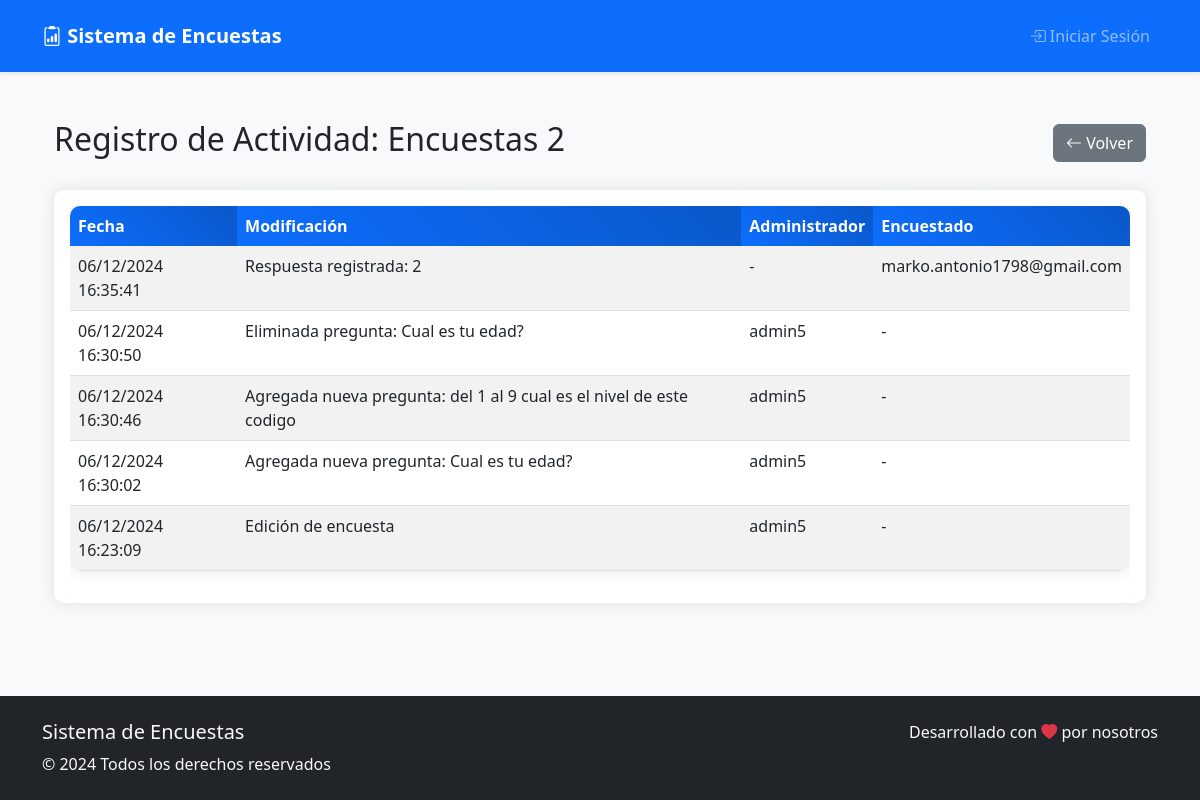
The page /log_formulario/1/ on the database its author committed.
### home/models.py (models this page shows, shortened)
class Encuesta(models.Model):
    Titulo = models.CharField(max_length=60)
    Descripcion = models.CharField(max_length=60, blank=True, null=True)
    ID_Administrador = models.ForeignKey(Administrador, on_delete=models.CASCADE,blank=True, null=True)
    class Meta:
        db_table = 'encuesta'

class Log(models.Model):
    ID_Encuesta = models.ForeignKey(Encuesta, on_delete=models.CASCADE,blank=True, null=True)
    ID_Encuestado = models.ForeignKey(Encuestado, on_delete=models.CASCADE,blank=True, null=True)
    ID_Respuesta = models.ForeignKey(Respuesta, on_delete=models.CASCADE,blank=True, null=True)
    ID_Administrador = models.ForeignKey(Administrador, on_delete=models.CASCADE,blank=True, null=True)
    Fecha = models.DateTimeField(auto_now_add=True)
    Modificacion = models.CharField(max_length=256)
    class Meta:
        db_table = 'log'

class Encuestado(models.Model):
    Correo = models.CharField(max_length=40)
    class Meta:
        db_table = 'encuestado'

class Administrador(models.Model):
    ID_Administrador = models.OneToOneField(User, on_delete=models.CASCADE, primary_key=True)
    Nombre = models.CharField(max_length=35)
    Usuario = models.CharField(max_length=40, unique=True)
    ID_Establecimiento = models.ForeignKey(Establecimiento, on_delete=models.CASCADE ,blank=True, null=True)
    class Meta:
        db_table = 'administrador'

### home/views.py (the view)
# urls.py: path('log_formulario/<int:id>/', views.log_formulario, name='log_formulario'),
def log_formulario(request, id):
    encuesta = get_object_or_404(Encuesta, id=id)
    logs = Log.objects.filter(ID_Encuesta=encuesta).order_by('-Fecha')
    return render(request, 'log_formulario.html', {
        'encuesta': encuesta,
        'logs': logs
    })

### home/templates/log_formulario.html
{% extends 'base.html' %}
{% block content %}
<div class="container mt-4">
    <div class="row">
        <div class="col-12">
            <div class="d-flex justify-content-between align-items-center mb-4">
                <h2>Registro de Actividad: {{ encuesta.Titulo }}</h2>
                <a href="{% url 'detalle_formulario' encuesta.id %}" class="btn btn-secondary">
                    <i class="bi bi-arrow-left"></i> Volver
                </a>
            </div>
            <div class="card">
                <div class="card-body">
                    <div class="table-responsive">
                        <table class="table table-striped">
                            <thead>
                                <tr>
                                    <th>Fecha</th>
                                    <th>Modificación</th>
                                    <th>Administrador</th>
                                    <th>Encuestado</th>
                                </tr>
                            </thead>
                            <tbody>
                                {% for log in logs %}
                                <tr>
                                    <td>{{ log.Fecha|date:"d/m/Y H:i:s" }}</td>
                                    <td>{{ log.Modificacion }}</td>
                                    <td>
                                        {% if log.ID_Administrador %}
                                            {{ log.ID_Administrador.Nombre }}
                                        {% else %}
                                            -
                                        {% endif %}
                                    </td>
                                    <td>
                                        {% if log.ID_Encuestado %}
                                            {{ log.ID_Encuestado.Correo }}
                                        {% else %}
                                            -
                                        {% endif %}
                                    </td>
                                </tr>
                                {% empty %}
                                <tr>
                                    <td colspan="4" class="text-center">No hay registros de actividad</td>
                                </tr>
                                {% endfor %}
                            </tbody>
                        </table>
                    </div>
                </div>
            </div>
        </div>
    </div>
</div>
{% endblock %}

### home/templates/base.html (shortened to what this page needs)
<!DOCTYPE html>
<html lang="es">
<head>
    {% load static %}
    <link href="https://cdn.jsdelivr.net/npm/bootstrap@5.3.0/dist/css/bootstrap.min.css" rel="stylesheet">
    <link rel="stylesheet" href="https://cdn.jsdelivr.net/npm/bootstrap-icons@1.11.0/font/bootstrap-icons.css">
    <link rel="stylesheet" href="{% static 'home/css/style.css' %}">
</head>
<body class="bg-light">
    <nav class="navbar navbar-expand-lg navbar-dark bg-primary shadow-sm">
        <div class="container">
            <a class="navbar-brand" href="{% url 'home' %}">
                <i class="bi bi-clipboard2-data"></i> Sistema de Encuestas
            </a>
            <div class="collapse navbar-collapse" id="navbarNav">
                <ul class="navbar-nav">
                    {% if user.is_authenticated %}
                        <li class="nav-item dropdown">
                            <a class="nav-link dropdown-toggle" href="#" role="button" data-bs-toggle="dropdown">
                                <i class="bi bi-person-circle"></i> {{ user.username }}
                            </a>
                            <ul class="dropdown-menu dropdown-menu-end">
                                <li><a class="dropdown-item" href="#"><i class="bi bi-person"></i> Mi Perfil</a></li>
                                <li><hr class="dropdown-divider"></li>
                                <li><a class="dropdown-item text-danger" href="{% url 'logout' %}">
                                    <i class="bi bi-box-arrow-right"></i> Cerrar Sesión
                                </a></li>
                            </ul>
                        </li>
                    {% else %}
                        <li class="nav-item">
                            <a class="nav-link" href="{% url 'login' %}">
                                <i class="bi bi-box-arrow-in-right"></i> Iniciar Sesión
                            </a>
                        </li>
                    {% endif %}
                </ul>
            </div>
        </div>
    </nav>
    <main class="container py-4">
        {% block content %}
        {% endblock %}
    </main>
    <footer class="bg-dark text-light py-4 mt-5">
        <div class="container">
            <div class="row">
                <div class="col-md-6">
                    <h5>Sistema de Encuestas</h5>
                    <p class="mb-0">© 2024 Todos los derechos reservados</p>
                </div>
                <div class="col-md-6 text-md-end">
                    <p class="mb-0">Desarrollado con <i class="bi bi-heart-fill text-danger"></i> por nosotros</p>
                </div>
            </div>
        </div>
    </footer>
</body>
</html>

### home/static/home/css/style.css (style rules this page uses)
body { min-height: 100vh; display: flex; flex-direction: column; margin: 0; }
main { flex: 1 0 auto; }
footer { flex-shrink: 0; margin-top: auto; }
.card { border: none; border-radius: 10px; box-shadow: 0 0 15px rgba(0,0,0,0.1); transition: transform 0.3s ease, box-shadow 0.3s ease; }
.table { box-shadow: 0 0 15px rgba(0,0,0,0.1); border-radius: 10px; overflow: hidden; }
.table thead th { background: linear-gradient(45deg, #0d6efd, #0a58ca); color: white; border: none; }
.navbar { padding: 1rem 0; }
.navbar-brand { font-weight: bold; }
.nav-link { padding: 0.5rem 1rem; transition: color 0.3s ease; }

### rows shown on the page
Encuesta: Titulo "Encuestas 2"
Log: Fecha "06/12/2024 16:35:41", Modificacion "Respuesta registrada: 2", ID_Encuestado.Correo "marko.antonio1798@gmail.com"
Log: Fecha "06/12/2024 16:30:50", Modificacion "Eliminada pregunta: Cual es tu edad?", ID_Administrador.Nombre "admin5"
Log: Fecha "06/12/2024 16:30:46", Modificacion "Agregada nueva pregunta: del 1 al 9 cual es el nivel de este codigo", ID_Administrador.Nombre "admin5"
Log: Fecha "06/12/2024 16:30:02", Modificacion "Agregada nueva pregunta: Cual es tu edad?", ID_Administrador.Nombre "admin5"
Log: Fecha "06/12/2024 16:23:09", Modificacion "Edición de encuesta", ID_Administrador.Nombre "admin5"
